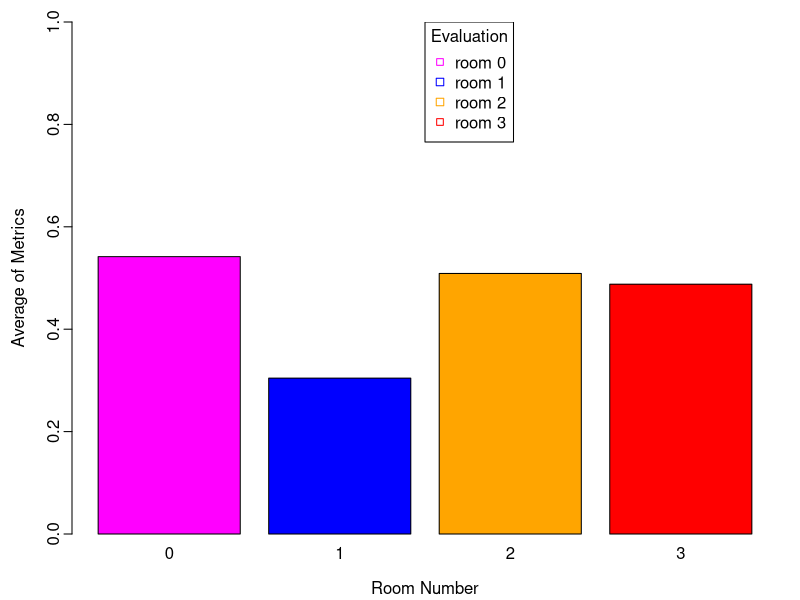

This figure's R source:
A <- c(0.541741, 0.304412, 0.508857, 0.487885)
              
pdf("eval9.pdf", width=6/2.54, height=10/2.54,
    pointsize=10)
par(mgp=c(2.2,0.45,0), tcl=-0.4, mar=c(3.3,3.6,1.1,1.1))

barplot(A,
        names.arg=c(0, 1, 2, 3),
        xlab="Room Number",
        ylab="Average of Metrics",
        col=c("magenta", "blue", "orange", "red"),
        beside=TRUE,
        ylim=c(0,1)
        )
legend(x=2.5, y=1.0,
       c("room 0", "room 1", "room 2", "room 3"),
       cex=1,
       title="Evaluation",
       col=c("magenta", "blue", "orange", "red"),
       pch=c(22,0,0)
)
dev.off()
